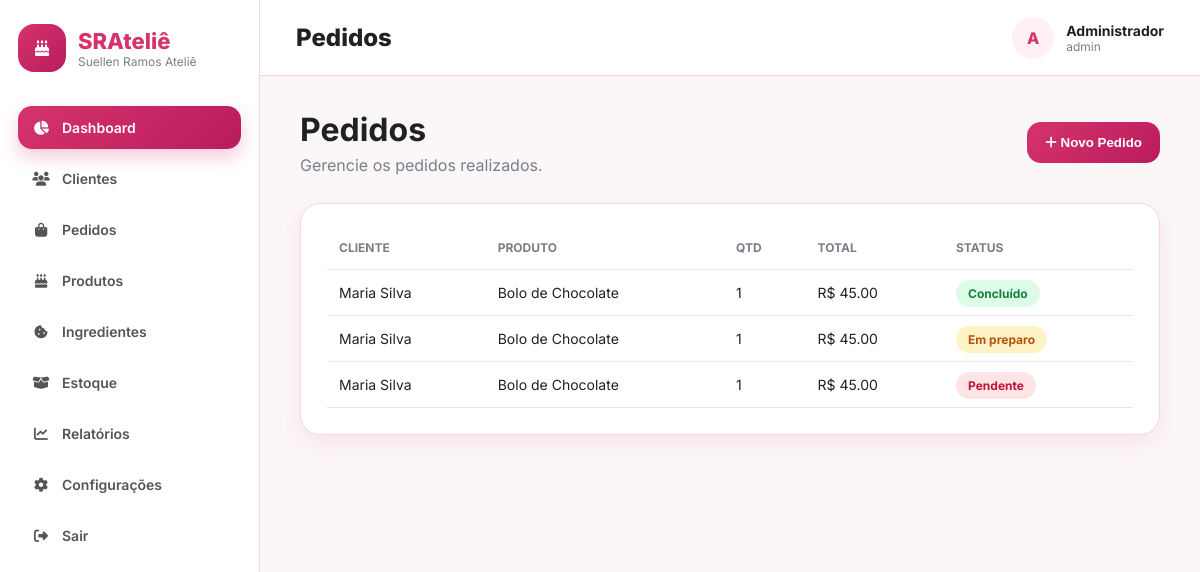
The app's page /pedidos (signed in) with its own data.
### models.py (models this page shows, shortened)
class Pedido(db.Model):
    id = db.Column(db.Integer, primary_key=True)
    cliente_id = db.Column(db.Integer, db.ForeignKey('cliente.id'))
    status = db.Column(db.String(30), default='em_andamento')
    observacoes = db.Column(db.Text)
    desconto = db.Column(db.Float, default=0)
    data_pedido = db.Column(db.DateTime, default=datetime.utcnow)
    data_entrega = db.Column(db.DateTime)
    itens = db.relationship(
        'ItemPedido',
        backref='pedido',
        lazy=True,
        cascade='all, delete-orphan'
    )
    def total(self):
        total = sum(item.subtotal() for item in self.itens)
        return total - self.desconto

class Cliente(db.Model):
    id = db.Column(db.Integer, primary_key=True)
    nome = db.Column(db.String(100), nullable=False)
    email = db.Column(db.String(120))
    telefone = db.Column(db.String(20))
    endereco = db.Column(db.String(200))
    cidade = db.Column(db.String(100))
    data_cadastro = db.Column(db.DateTime, default=datetime.utcnow)
    pedidos = db.relationship('Pedido', backref='cliente', lazy=True)

class Produto(db.Model):
    id = db.Column(db.Integer, primary_key=True)
    nome = db.Column(db.String(100), nullable=False)
    descricao = db.Column(db.Text)
    categoria = db.Column(db.String(100))
    preco_venda = db.Column(db.Float, nullable=False)
    custo_producao = db.Column(db.Float, nullable=False)
    tempo_producao = db.Column(db.Integer)
    ativo = db.Column(db.Boolean, default=True)

class ItemPedido(db.Model):
    id = db.Column(db.Integer, primary_key=True)
    pedido_id = db.Column(db.Integer, db.ForeignKey('pedido.id'))
    produto_id = db.Column(db.Integer, db.ForeignKey('produto.id'))
    quantidade = db.Column(db.Integer)
    preco_unitario = db.Column(db.Float)
    produto = db.relationship('Produto')
    def subtotal(self):
        return self.quantidade * self.preco_unitario

### app.py (the view)
@app.route('/pedidos')
@login_required
def pedidos():
    return render_template(
        'pedidos.html',
        pedidos=Pedido.query.order_by(Pedido.data_pedido.desc()).all(),
        clientes=Cliente.query.order_by(Cliente.nome).all(),
        produtos=Produto.query.order_by(Produto.nome).all()
    )

### app.py (called while the page is built)
def login_required(f):
    @wraps(f)
    def decorated(*args, **kwargs):
        if 'logged_in' not in session:
            return redirect(url_for('login'))
        return f(*args, **kwargs)
    return decorated

### templates/pedidos.html (shortened to what this page needs)
{% extends "base.html" %}
{% block title %}Pedidos{% endblock %}
{% block content %}
<div class="page-head">
    <div>
        <h1>Pedidos</h1>
        <p>Gerencie os pedidos realizados.</p>
    </div>
    <button class="btn-primary" onclick="abrirModalPedido()">
        <i class="fas fa-plus"></i>
        Novo Pedido
    </button>
</div>
<div class="card">
    <div class="card-body">
        <table>
            <thead>
                <tr>
                    <th>Cliente</th>
                    <th>Produto</th>
                    <th>Qtd</th>
                    <th>Total</th>
                    <th>Status</th>
                </tr>
            </thead>
            <tbody>
                {% for pedido in pedidos %}
                <tr>
                    <td>{{ pedido.cliente.nome if pedido.cliente else "-" }}</td>
                    <td>
                        {% if pedido.itens %}
                            {{ pedido.itens[0].produto.nome }}
                        {% else %}
                            -
                        {% endif %}
                    </td>
                    <td>
                        {% if pedido.itens %}
                            {{ pedido.itens[0].quantidade }}
                        {% else %}
                            0
                        {% endif %}
                    </td>
                    <td>
                        R$ {{ "%.2f"|format(pedido.total()) }}
                    </td>
                    <td>
                        {% if pedido.status == "Concluído" %}
                            <span class="badge success">Concluído</span>
                        {% elif pedido.status == "Em preparo" %}
                            <span class="badge warning">Em preparo</span>
                        {% else %}
                            <span class="badge danger">Pendente</span>
                        {% endif %}
                    </td>
                </tr>
                {% endfor %}
            </tbody>
        </table>
    </div>
</div>
{% endblock %}

### templates/base.html (shortened to what this page needs)
<!DOCTYPE html>
<html lang="pt-BR">
<head>
    <link rel="stylesheet" href="{{ url_for('static', filename='css/style.css') }}">
    <link rel="stylesheet" href="https://cdnjs.cloudflare.com/ajax/libs/font-awesome/6.5.1/css/all.min.css">
</head>
<body>
    <div class="app-layout">
        <aside class="sidebar">
            <div class="sidebar-brand">
                <div class="sidebar-brand-icon"><i class="fas fa-cake-candles"></i></div>
                <div>
                <div class="sidebar-brand-name">SRAteliê</div>
<div class="sidebar-brand-sub">Suellen Ramos Ateliê</div>
                </div>
            </div>
            <nav class="sidebar-nav">
                <a href="/dashboard" class="nav-item"><i class="fas fa-chart-pie"></i><span>Dashboard</span></a>
                <a href="/clientes" class="nav-item"><i class="fas fa-users"></i><span>Clientes</span></a>
                <a href="/pedidos" class="nav-item"><i class="fas fa-shopping-bag"></i><span>Pedidos</span></a>
                <a href="/produtos" class="nav-item"><i class="fas fa-cake-candles"></i><span>Produtos</span></a>
                <a href="/ingredientes" class="nav-item"><i class="fas fa-cookie-bite"></i><span>Ingredientes</span></a>
                <a href="/estoque" class="nav-item"><i class="fas fa-box-open"></i><span>Estoque</span></a>
                <a href="/relatorios" class="nav-item"><i class="fas fa-chart-line"></i><span>Relatórios</span></a>
                <a href="/configuracoes" class="nav-item"><i class="fas fa-cog"></i><span>Configurações</span></a>
                <a href="/logout" class="nav-item"><i class="fas fa-sign-out-alt"></i><span>Sair</span></a>
            </nav>
        </aside>
        <main class="main-content">
            <header class="topbar">
                <div class="topbar-title">{% block title %}Dashboard{% endblock %}</div>
                <div class="topbar-user">
                    <div class="topbar-user-avatar">A</div>
                    <div>
                        <div class="topbar-user-name">Administrador</div>
                        <div class="topbar-user-role">admin</div>
                    </div>
                </div>
            </header>
            <section class="page-content">
                {% block content %}{% endblock %}
            </section>
        </main>
    </div>
</body>
</html>

### static/css/style.css (style rules this page uses)
:root { --pink: #d6336c; --pink-dark: #b91c5c; --pink-light: #fff0f6; --bg: #fbf7f9; --white: #fff; --text: #202124; --muted: #7a7f87; --border: #efd8e2; --shadow: 0 8px 24px rgba(214, 51, 108, .10); }
* { box-sizing: border-box; }
body { margin: 0; font-family: 'Inter', sans-serif; background: var(--bg); color: var(--text); }
.app-layout { display: flex; min-height: 100vh; }
.sidebar { width: 260px; min-height: 100vh; background: var(--white); border-right: 1px solid var(--border); padding: 24px 18px; position: fixed; left: 0; top: 0; }
.sidebar-brand { display: flex; align-items: center; gap: 12px; margin-bottom: 34px; }
.sidebar-brand-icon { width: 48px; height: 48px; border-radius: 16px; background: linear-gradient(135deg, var(--pink), var(--pink-dark)); color: white; display: flex; align-items: center; justify-content: center; }
.sidebar-brand-name { font-size: 22px; font-weight: 800; color: var(--pink); }
.sidebar-brand-sub { font-size: 12px; color: var(--muted); }
.nav-item { display: flex; align-items: center; gap: 12px; padding: 13px 14px; margin-bottom: 8px; border-radius: 14px; color: #555; text-decoration: none; font-size: 14px; font-weight: 600; }
.nav-item i { width: 18px; text-align: center; }
.nav-item:first-child { background: linear-gradient(135deg, var(--pink), var(--pink-dark)); color: white; box-shadow: 0 8px 18px rgba(214, 51, 108, .25); }
.main-content { margin-left: 260px; width: calc(100% - 260px); min-height: 100vh; }
.topbar { height: 76px; background: var(--white); border-bottom: 1px solid var(--border); padding: 0 36px; display: flex; align-items: center; justify-content: space-between; }
.topbar-title { font-size: 24px; font-weight: 800; }
.topbar-user { display: flex; align-items: center; gap: 12px; }
.topbar-user-avatar { width: 42px; height: 42px; border-radius: 50%; background: var(--pink-light); color: var(--pink); display: flex; align-items: center; justify-content: center; font-weight: 800; }
.topbar-user-name { font-size: 14px; font-weight: 700; }
.topbar-user-role { font-size: 12px; color: var(--muted); }
.page-content { padding: 34px 40px; }
.stat-card, .card { background: var(--white); border: 1px solid var(--border); border-radius: 20px; box-shadow: var(--shadow); }
.card-body { padding: 22px 26px 26px; }
table { width: 100%; border-collapse: collapse; }
th, td { text-align: left; padding: 14px 12px; border-bottom: 1px solid #f1e4ea; font-size: 14px; }
th { color: var(--muted); font-size: 12px; text-transform: uppercase; }
.badge { padding: 6px 12px; border-radius: 999px; font-size: 12px; font-weight: 700; }
.success { background: #dcfce7; color: #15803d; }
.warning { background: #fef3c7; color: #b45309; }
.danger { background: #ffe4e6; color: #be123c; }
.nav-item, .stat-card, .card, .date-pill, .btn-login { transition: all 0.25s ease; }
tbody tr { transition: 0.2s ease; }
.nav-item { transition: 0.3s ease !important; }
.card { transition: 0.3s ease !important; }
.page-head { display: flex; justify-content: space-between; align-items: center; margin-bottom: 28px; }
.page-head h1 { margin: 0; font-size: 32px; }
.page-head p { color: var(--muted); margin: 6px 0 0; }
.btn-primary { border: none; background: linear-gradient(135deg, var(--pink), var(--pink-dark)); color: white; padding: 13px 18px; border-radius: 14px; font-weight: 700; cursor: pointer; }

### records on screen
Pedido: cliente "Maria Silva", nome "Bolo de Chocolate", quantidade "1", status "Concluído"
ItemPedido: total "45.00"
Pedido: cliente "Maria Silva", nome "Bolo de Chocolate", quantidade "1", status "Em preparo"
ItemPedido: total "45.00"
Pedido: cliente "Maria Silva", nome "Bolo de Chocolate", quantidade "1", status "Pendente"
ItemPedido: total "45.00"
